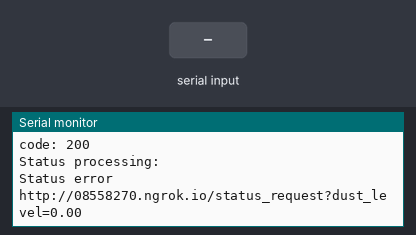
A sketch run on a simulated ESP8266 (NodeMCU). On the bench: the last lines printed to the serial monitor. The inputs (shaded band) are chosen by the test bench. WiFi joins after 1.5 s; servers stay silent unless stated; uploads are accepted with an empty reply.

Above: at 6.7 s.
6.8 s: "<on>" received over the second serial link
At 7.11 s:
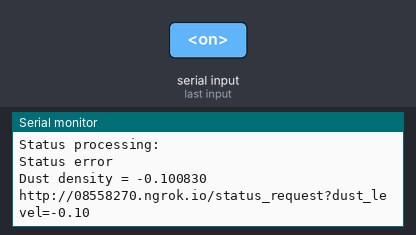
8.3 s: "<90,45>" received over the second serial link
At 8.56 s:
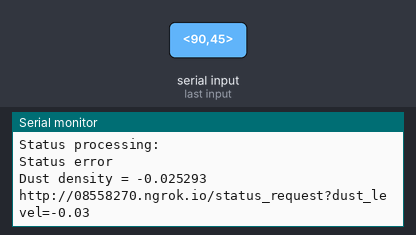
Timing chart, 0 to 11.3 s (numbered marks = the images above; inputs shaded):
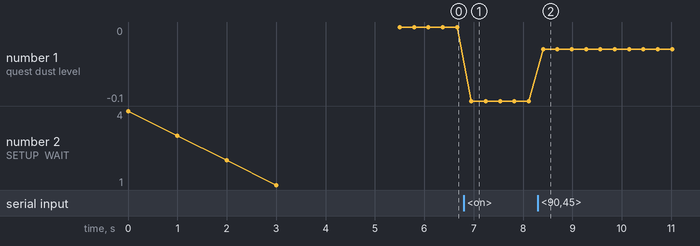

Measured:
- after the input at 6.8 s, the serial monitor: prints a new line after 0.07 s (image 1)
- after the input at 8.3 s, the serial monitor: prints a new line at once (image 2)
- plotted number 1: 0 → -0.1 after the input at 6.8 s, -0.1 → -0.03 after the input at 8.3 s

The sketch:

SSR_tester.ino
```cpp
#include <Arduino.h>
#include <SoftwareSerial.h>
#include <ESP8266WiFi.h>
#include <ESP8266WiFiMulti.h>

#include <ESP8266HTTPClient.h>
#include <string.h>
#include <String>

ESP8266WiFiMulti WiFiMulti;

#define URL "http://08558270.ngrok.io/status_request"
#define analogPin 0
#define digitalPin 5
#define ledPin 4
#define ssrPin 15

float sensorValue = 0;
float calcVoltage = 0;
float dustDensity = 0;
//float accumulatedValue = 0;

int receivedInt = -1;

int autoMode = 0;
const float dustThreshold = 0.30;
const int MAX_IGN_VARIABLE = 10;
int ignoringVariable = 0;
float lastDustLevel = 0;

int inProgress = 0;
const char startChar = '<';
const char endChar = '>';

const byte numberOfChar = 64;
char receivedStr[numberOfChar];
byte idx = 0;


int iter = 0;
SoftwareSerial mySerial(D6, D5); // RX | TX

void setup() {
  // put your setup code here, to run once:
  //pinMode(ledPin, OUTPUT);
  pinMode(digitalPin, INPUT);
  pinMode(ssrPin, OUTPUT);
  //pinMode(analogPin, INPUT);
  Serial.begin(115200);
  pinMode(D6, INPUT);
  pinMode(D5, OUTPUT);
  mySerial.begin(115200);
  for (uint8_t t = 4; t > 0; t--) {
    Serial.printf("[SETUP] WAIT %d...\n", t);
    Serial.flush();
    delay(1000);
  }
  //digitalWrite(ledPin, HIGH);
  //digitalWrite(ssrPin, HIGH);
  WiFi.mode(WIFI_STA);
  WiFiMulti.addAP("SprkZ", "0000000000");
  Serial.print("Connecting");
  while (WiFiMulti.run() != WL_CONNECTED) {
    Serial.print(".");
    delay(500);
  }
  Serial.println("\nConnected!!");
}

void loop() {
  /*
  digitalWrite(ledPin, LOW);
  delayMicroseconds(280);
  sensorValue = analogRead(analogPin);
  delayMicroseconds(40);
  digitalWrite(ledPin, HIGH);
  delayMicroseconds(9680);
  accumulatedValue += sensorValue;
  if(iter%100 == 0){
    accumulatedValue /= 100;
    calcVoltage = accumulatedValue*(5.0/1024);
    dustDensity = 0.17*calcVoltage-0.1;
    processAutoMode(dustDensity);

    //Serial.printf("Analog raw = %f, CalcVoltage = %f, DustDensity = %f\n", accumulatedValue, calcVoltage, dustDensity);
    accumulatedValue = 0;
  }
  */


  while (mySerial.available() > 0){
    char receivedChar = mySerial.read();
    //Serial.println("I'm in!");
    //Serial.println(receivedChar);
    if(inProgress == 1){
      if(receivedChar != endChar){
        receivedStr[idx] = receivedChar;
        idx++;
        if(idx >= numberOfChar)
          idx = numberOfChar - 1;
      }
      else{
        receivedStr[idx] = 0;
        inProgress = 0;
        idx = 0;
        //Serial.println(receivedStr);
        sscanf(receivedStr, "%d", &receivedInt);
        calcVoltage = receivedInt*(5.0/1024);
        dustDensity = 0.17*calcVoltage-0.1;
        Serial.printf("Dust density = %f\n", dustDensity);

      }
    }
    else if(receivedChar == startChar){
      inProgress = 1;
    }
  }

  if(iter%100 == 0) processAutoMode(dustDensity);

  if ((WiFiMulti.run() == WL_CONNECTED) && iter%100 == 0) {
    //Serial.println("CONNECTED!!!");

    char token[10];
    HTTPClient http;

    //Serial.print("[HTTP] begin...\n");

    String realURL = URL;
    realURL.concat("?dust_level=");
    realURL.concat(String(dustDensity));
    Serial.println(realURL);
    http.begin(realURL); //HTTP
    //Serial.println(URL);

    //Serial.print("[HTTP] GET...\n");
    // start connection and send HTTP header
    int httpCode = http.GET();
    //Serial.printf("code: %d\n", httpCode);
    // httpCode will be negative on error
    if (httpCode > 0) {
      // HTTP header has been send and Server response header has been handled
      Serial.printf("code: %d\n", httpCode);

      // file found at server
      if (httpCode == HTTP_CODE_OK) {
        String useless = http.getString();
        char payload[50];
        useless.toCharArray(payload, 50);
        //Serial.println(payload);
        processStatus(payload, dustDensity);

      } else {
        Serial.printf("[HTTP] GET... failed, error: %s\n", http.errorToString(httpCode).c_str());
      }
    http.end();
    }
  }
  //delay(500);
  iter++;
}

void processStatus(char* statusRequest, float dustLevel){
  Serial.printf("Status processing: %s\n", statusRequest);
  if(strcmp(statusRequest, "on") == 0){
    if(autoMode){
      Serial.println("\tForcing manual mode...");
      autoMode = 0;
    }
     Serial.println("turning the device on!");
     digitalWrite(ssrPin, HIGH);
  }
  else if(strcmp(statusRequest, "off") == 0){
    if(autoMode){
      Serial.println("\tForcing manual mode...");
      autoMode = 0;
    }
    Serial.println("turning the device off!");
    digitalWrite(ssrPin, LOW);
  }
  else if(strcmp(statusRequest, "auto") == 0){
    if(!autoMode){
      Serial.println("turning the auto mode on!");
      autoMode = 1;
      digitalWrite(ssrPin, LOW);
    }
  }
  else if(strcmp(statusRequest, "manual") == 0){
    Serial.println("turning the auto mode off!");
    autoMode = 0;
  }
  else if(strcmp(statusRequest, "idle") == 0){
    Serial.println("Idling...");
  }
  else{
    Serial.println("Status error");
  }
}

void processAutoMode(float dustLevel){

  if(autoMode){
    if(dustLevel > dustThreshold){
      Serial.println("turning the device on by auto mode!");
      ignoringVariable = MAX_IGN_VARIABLE;
    }
    if(ignoringVariable > 0){
      digitalWrite(ssrPin, HIGH);
      Serial.println("\t still turned on...");
      ignoringVariable--;
    }
    else{
      digitalWrite(ssrPin, LOW);
      Serial.println("System turned off by auto mode!");
      ignoringVariable = 0;
    }
  }
}
```
